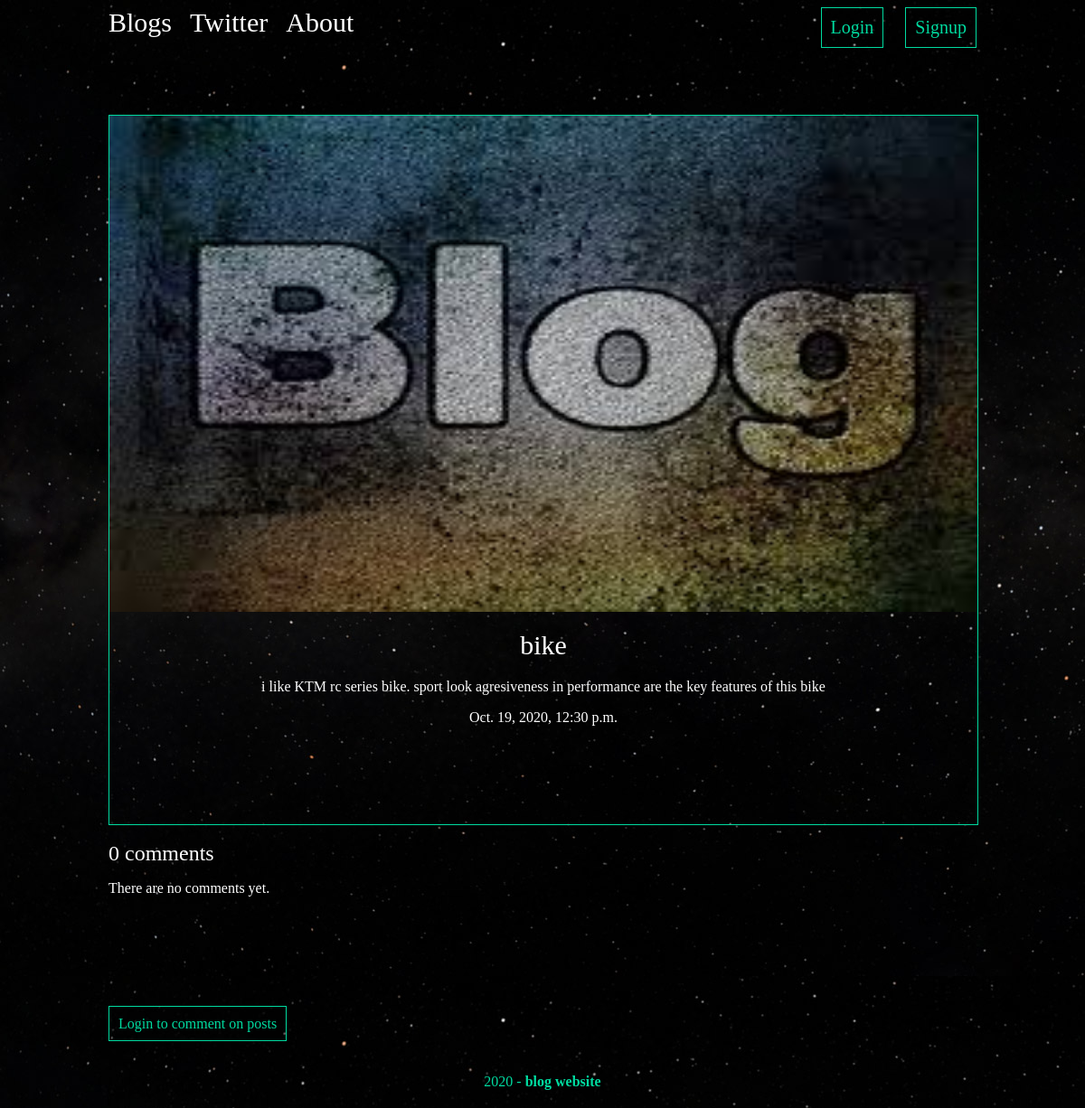
/Posts/bike/, run on the app's committed database.
### posts/models.py (models this page shows, shortened)
class Post(models.Model):
    title = models.CharField(max_length=100)
    body = models.TextField()
    date = models.DateTimeField(auto_now_add=True)
    thumb = models.ImageField(default="default.jpg",blank=True)
    author = models.ForeignKey(User,default=None,on_delete=models.CASCADE)

### posts/views.py (the view, shortened to what this page needs)
# urls.py: url(r'^(?P<name>[\w+\s*]+)/$',views.Post_detail,name="detail"),
def Post_detail(request,name):
    post = Post.objects.get(title=name)
    comments = Comment.objects.filter(post=post)
    new_comment = None
    save_post = False
    form = forms.CommentForm()
    user_commented = Comment.objects.filter(name=request.user, post=post)
    user_saved_post = 0
    user_auth = request.user.is_authenticated
    if user_auth:
        user_saved_post = len(SavePost.objects.filter(user=request.user, post=post))
        form = None
    elif not user_auth:
        form = None
    if len(user_commented) == 0 and user_auth:
        form = forms.CommentForm()
    return render(request,'posts/post_detail.html',{'post':post,'comments':comments,'new_comment':new_comment,'form':form,"save_post":save_post,'user_auth':user_auth,'saved_post':user_saved_post})

### posts/templates/posts/post_detail.html (shortened to what this page needs)
{% extends 'base_layout.html' %}
{% block contents %}
<br><br>
<div class="post-detail">
    <div class="post">
        <img src="{{post.thumb.url}}"/>
        <h2>{{post.title}}</h2>
        <p>{{post.body}}</p>
        <p>{{post.date}}</p>
    </div>
    <br>
    <div class="comment-block">
    {% with comments.count as total_comments %}
        <h2>{{ total_comments }} comment{{ total_comments|pluralize }}</h2>
    {% endwith %}
    {% for comment in comments %}
        <p>comment {{ forloop.counter }} by {{ comment.name }} {{ comment.created }}</p>
        <p>{{ comment.body|linebreaks }}</p>
    {% empty %}
        <p>There are no comments yet.</p>
    {% endfor %}
    </div>
</div>
<br><br>
<div class="add-comment">
{% if new_comment %}
    <h2>Your comment has been added</h2>
{% else %}
    {% if form != None %}
        <h2>Add a new comment</h2>
        <form class="site-form" method="post">
            {{ form }}
            {% csrf_token %}
            <p><input class="highlight" type="submit" value="Add Comment"></p>
        </form>
    {% elif not user_auth %}
        <a href="{% url 'accounts:login' %}" class="highlight">Login to comment on posts</a>
    {% elif user_auth %}
        <h2>You have already commented</h2>
    {% endif %}
{% endif %}
<br>
</div>
<br><br>
{% endblock %}

### assets/css.css (style rules this page uses)
body { background-image:url(bg.jpg); color:#fff; }
h1,h2,h3,h4,h5 { font-weight:normal; margin:0; }
a,a:hover,a:visited { color:#fff; text-decoration:none; }
.recent-post,.post { padding:10px; width: 175px; height:200px; border: 1px solid #00dba0; position:relative; padding-bottom:18px; }
.post-detail .post { width:100%; height:100%; position:relative; padding:0; }
.post-detail .post img { width:100%; height:70%; }
.post-detail .post h2 { text-align:center; margin:20px auto; font-size:30px; }
.post-detail .post p { text-align:center; }
.comment-block { overflow-y:scroll; height:20%; }
a.highlight { border: 1px solid #00dba0; padding:10px; fborder-radius:4px; color:#00dba0; }

### data on the page
Post: thumb (placeholder picture), title "bike", body "i like KTM rc series bike. sport look agresiveness in performance are the key features of this bike", date "Oct. 19, 2020, 12:30 p.m."

### other printed values
{{ total_comments }} "0"
